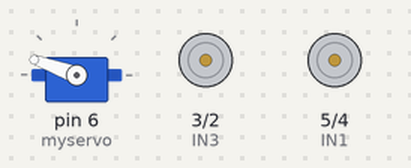
Bench run of a sketch on a simulated Arduino Uno, built with avr-gcc and run on an emulated ATmega328P. Parts: servo, motor-driver pin pairs drawn as motors (green arrow = first pin HIGH = forward, orange = second pin HIGH = backward, longer = more drive). At 13.3 s the program stops and its outputs stay as they are.

Above: at 0.3 s.
At 10.3 s:
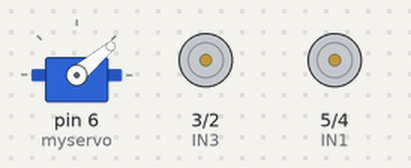
At 12.3 s:
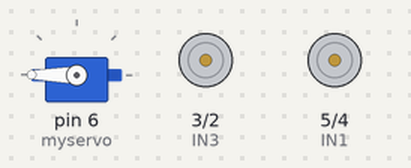
At 13.3 s:
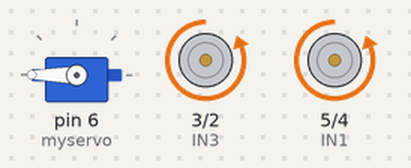
Timing chart, 0 to 14.8 s (numbered marks = the images above):
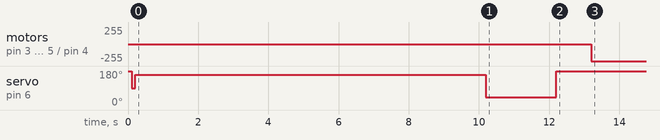

Measured:
- by itself, motor on pin 3 (IN3) / pin 2 (IN4), motor on pin 5 (IN1) / pin 4 (IN2): stopped → backward 255/255 at 13.2 s
- by itself, servo on pin 6 (myservo): 180° → 90° at 0.10 s, → 160° 0.10 s later, → 40° 10.0 s later, → 180° 2.0 s later

The sketch:

drop_0711.ino
```cpp
#include <Wire.h>
#include <Adafruit_Sensor.h>
#include <Adafruit_BNO055.h>
#include <utility/imumaths.h>
#include <SPI.h>
#include "motor.h"
#include <Adafruit_BMP280.h>
#include <Servo.h>

Servo myservo;
Motor motor;

void setup() {
  // put your setup code here, to run once:
  myservo.attach(6);
  myservo.write(180);
  delay(100);
  myservo.write(90);
  delay(100);
  myservo.write(160);

    //モーター用
  pinMode(IN1, OUTPUT);
  pinMode(IN2, OUTPUT);
  pinMode(IN3, OUTPUT);
  pinMode(IN4, OUTPUT);
}

void loop() {
  // put your main code here, to run repeatedly:
  delay(1000*10);
  myservo.write(40);
  delay(2000);
  myservo.write(180);
  delay(1000);
  while(1){
    motor.forward(30);
  }
}
```

motor.cpp
```cpp
#include "motor.h"
#include <Arduino.h>

Motor::Motor() {
  //
}


void Motor::forward(int t) {
  digitalWrite(IN1, LOW);
  digitalWrite(IN2, HIGH);

  digitalWrite(IN3, LOW);
  digitalWrite(IN4, HIGH);

  delay(t);
}

void Motor::backward(int t) {
  digitalWrite(IN1, HIGH);
  digitalWrite(IN2, LOW);

  digitalWrite(IN3, HIGH);
  digitalWrite(IN4, LOW);

  delay(t);
}

void Motor::go_left(int t) {
  digitalWrite(IN1, LOW);
  digitalWrite(IN2, HIGH);

  digitalWrite(IN3, LOW);
  digitalWrite(IN4, LOW);

  delay(t);
}

void Motor::go_right(int t) {
  digitalWrite(IN1, LOW);
  digitalWrite(IN2, LOW);

  digitalWrite(IN3, LOW);
  digitalWrite(IN4, HIGH);

  delay(t);
}

void Motor::freeze(int t) {
  digitalWrite(IN1, LOW);
  digitalWrite(IN2, LOW);

  digitalWrite(IN3, LOW);
  digitalWrite(IN4, LOW);

  delay(t);
}
```

motor.h
```cpp
#ifndef MOTOR_H
#define MOTOR_H

// モータのピン番号
const int IN1 = 5;
const int IN2 = 4;
const int IN3 = 3;
const int IN4 = 2;

class Motor {
public:
  Motor();
  void forward(int t);
  void backward(int t);
  void go_left(int t);
  void go_right(int t);
  void freeze(int t);
};

#endif
```
